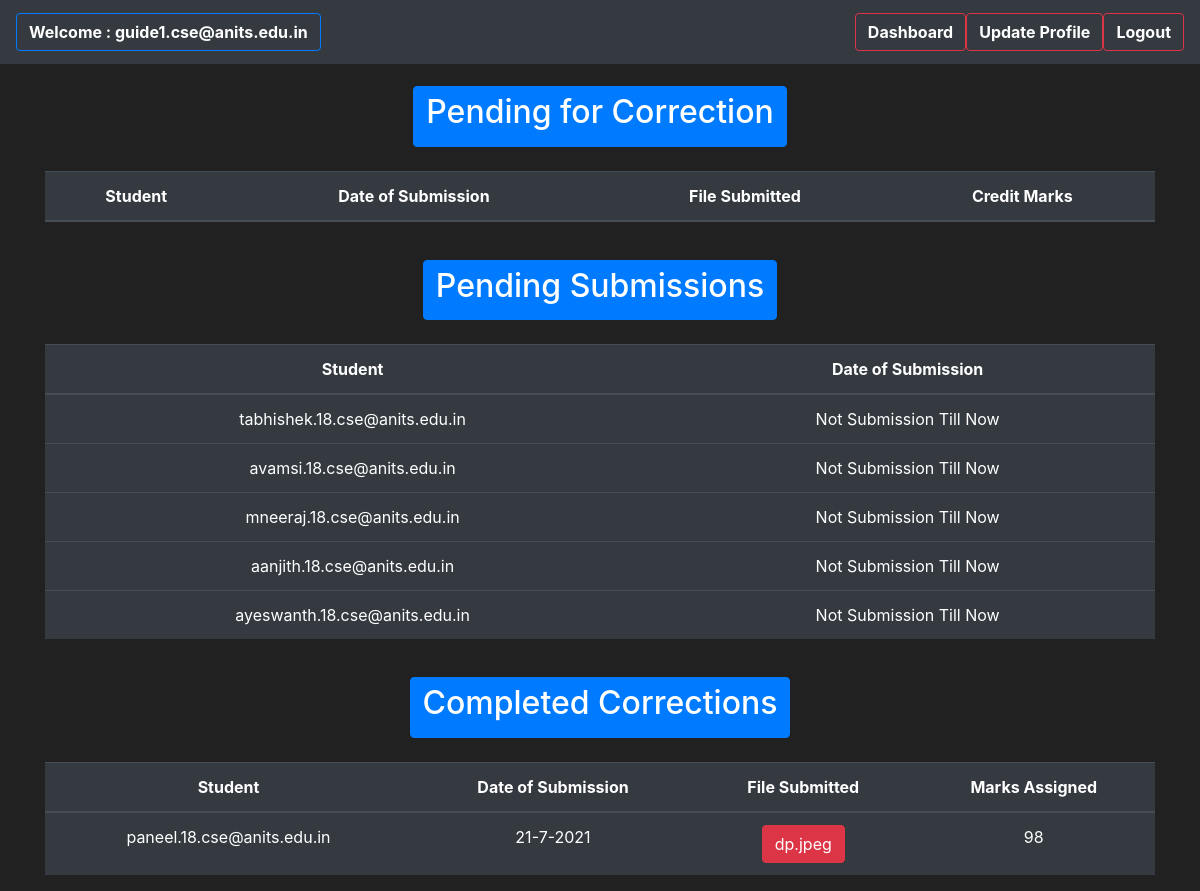
The app's page /view_status/2018CSE-1/1 (signed in) with its own data.
### project/models.py (models this page shows, shortened)
class User(db.Model,UserMixin):
    id = db.Column(db.Integer(), primary_key=True)
    email = db.Column(db.String(length=50),nullable=False)
    role = db.Column(db.String(length=20),nullable=False)
    password_hash = db.Column(db.String(length=100),nullable=False)

class SubmissionStatus(db.Model):
    id = db.Column(db.Integer(),primary_key=True)
    work_id = db.Column(db.Integer(),nullable=False)
    student = db.Column(db.String(length=100),nullable=False)
    guide = db.Column(db.String(length=100),nullable=False)
    date_given = db.Column(db.String(length=10),nullable=False)
    date_submitted = db.Column(db.String(length=10),nullable=False)
    any_file = db.Column(db.LargeBinary)
    file_attached = db.Column(db.LargeBinary)
    did_submit = db.Column(db.String(length=5),nullable=False,default='NO')
    marks_given = db.Column(db.Integer(),nullable=False,default=-1)
    work_name = db.Column(db.String(length=20),nullable=False)
    work_description = db.Column(db.String(length=200),nullable=False)
    any_file_name = db.Column(db.String(length=50))
    submitted_file_name = db.Column(db.String(length=50))

### project/routes.py (the view)
@app.route('/view_status/<team_name>/<work_id>',methods=['GET','POST'])
def view_status_page(team_name,work_id):
    submission_pending_students = SubmissionStatus.query.filter_by(did_submit='NO',work_id=work_id).all()
    pending_for_correction = SubmissionStatus.query.filter_by(did_submit='YES',work_id=work_id,marks_given=-1).all()
    completed_corrections = SubmissionStatus.query.filter(SubmissionStatus.did_submit == 'YES',SubmissionStatus.work_id == work_id,SubmissionStatus.marks_given != 1).all()
    return(render_template("view_status.html",team_name=team_name,work_id=work_id,submission_pending_students=submission_pending_students,pending_for_correction=pending_for_correction,completed_corrections=completed_corrections))

### project/models.py (called while the page is built)
@login_manager.user_loader
def load_user(user_id):
    return(User.query.get(int(user_id)))

### project/templates/view_status.html (shortened to what this page needs)
<!DOCTYPE html>
<html lang="en">
<head>
    <link rel="stylesheet" href="https://cdn.jsdelivr.net/npm/bootstrap@4.5.3/dist/css/bootstrap.min.css">
</head>
<body>
    <nav class="navbar navbar-expand-md navbar-dark bg-dark">
        <a class="navbar-brand" href="#">
            <button class="btn btn-outline-primary">
                <b>Welcome : {{ current_user.email }}</b>
            </button>
        </a>
        <ul class="navbar-nav">
            <ul class="navbar-nav mr-auto">
                <li class="nav-item">
                    <a href="{{ url_for('guide_dashboard_page') }}">
                        <button type="button" class="btn btn-outline-danger">
                            <b>Dashboard</b>
                        </button>
                    </a>
                </li>
                <li class="nav-item">
                    <a href="#">
                        <button type="button" class="btn btn-outline-danger">
                            <b>Update Profile</b>
                        </button>
                    </a>
                </li>
                <li class="nav-item">
                    <a href="{{ url_for('logout_page') }}">
                        <button type="button" class="btn btn-outline-danger">
                            <b>Logout</b>
                        </button>
                    </a>
                </li>
            </ul>
    </nav>
    <div class="text-center">
        <div class="container">
            <button type="button" class="btn btn-primary" style="margin-top: 2%;">
                <h2>Pending for Correction</h2>
            </button>
            <br><br>
            <table class="table table-hover table-dark">
                <thead>
                    <tr>
                        <th>Student</th>
                        <th>Date of Submission</th>
                        <th>File Submitted</th>
                        <th>Credit Marks</th>
                    </tr>
                </thead>
            </table>
        </div>
    </div>
    <div class="text-center">
        <div class="container">
            <button type="button" class="btn btn-primary" style="margin-top: 2%;">
                <h2>Pending Submissions</h2>
            </button>
            <br><br>
            <table class="table table-hover table-dark">
                <thead>
                    <tr>
                        <th>Student</th>
                        <th>Date of Submission</th>
                    </tr>
                </thead>
                <tbody>
                    {% for student in submission_pending_students %}
                    <tr>
                        <td>{{ student.student }}</td>
                        <td>Not Submission Till Now</td>
                    </tr>
                    {% endfor %}
                </tbody>
            </table>
        </div>
    </div>
    <div class="text-center">
        <div class="container">
            <button type="button" class="btn btn-primary" style="margin-top: 2%;">
                <h2>Completed Corrections</h2>
            </button>
            <br><br>
            <table class="table table-hover table-dark">
                <thead>
                    <tr>
                        <th>Student</th>
                        <th>Date of Submission</th>
                        <th>File Submitted</th>
                        <th>Marks Assigned</th>
                    </tr>
                </thead>
                <tbody>
                    {% for work in completed_corrections %}
                    <tr>
                        <td>{{ work.student }}</td>
                        <td>{{ work.date_submitted }}</td>
                        <td>
                            <a href="/download_student_file/{{ work.id }}/{{ work.submitted_file_name }}" target="_blank">
                                <button class="btn btn-danger">{{ work.submitted_file_name }}</button>
                            </a>
                        </td>
                        <td>{{ work.marks_given }}</td>
                    </tr>
                    {% endfor %}
                </tbody>
            </table>
        </div>
    </div>
   </body>
</body>

### project/templates/view_status.html (style rules this page uses)
body { background-color: #212121; color: white; }
b { color: white; }
body { background-color: #212121; color: white }

### records on screen
User: email "guide1.cse@anits.edu.in"
SubmissionStatus: student "tabhishek.18.cse@anits.edu.in"
SubmissionStatus: student "avamsi.18.cse@anits.edu.in"
SubmissionStatus: student "mneeraj.18.cse@anits.edu.in"
SubmissionStatus: student "aanjith.18.cse@anits.edu.in"
SubmissionStatus: student "ayeswanth.18.cse@anits.edu.in"
SubmissionStatus: student "paneel.18.cse@anits.edu.in", date_submitted "21-7-2021", submitted_file_name "dp.jpeg", marks_given "98"
